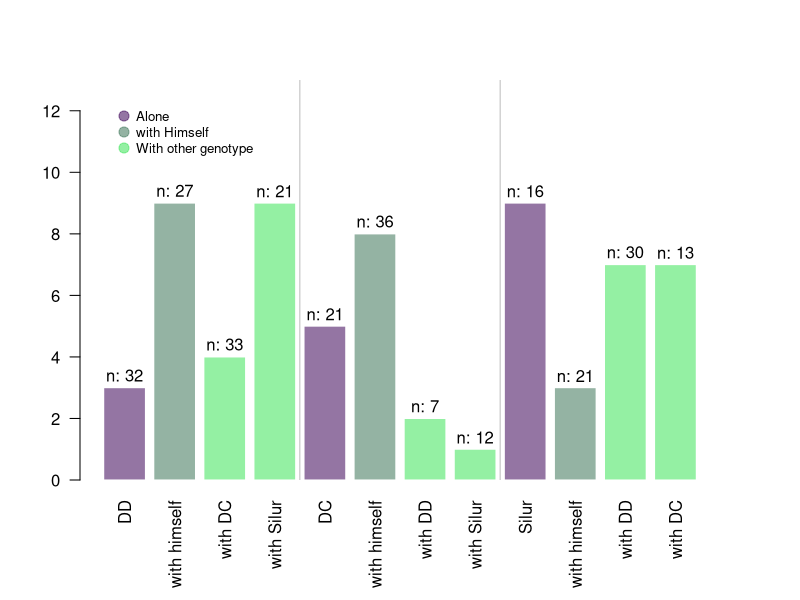

The R script that drew this image: (Note: this script raises an error after producing the figure.)
## ---- chunk 1
knitr::opts_chunk$set( warning=FALSE, message=FALSE)
## ---- chunk 2
# Data
data <- data.frame(
  name = c("DD","with himself","with DC","with Silur" ,"DC","with himself","with DD","with Silur" ,"Silur","with himself","with DD","with DC" ),
  average = sample(seq(1,10) , 12 , replace=T),
  number = sample(seq(4,39) , 12 , replace=T)
)

# Increase bottom margin
par(mar=c(6,4,4,4))


# Basic Barplot
my_bar <- barplot(data$average , border=F , names.arg=data$name , 
                  las=2 , 
                  col=c(rgb(0.3,0.1,0.4,0.6) , rgb(0.3,0.5,0.4,0.6) , rgb(0.3,0.9,0.4,0.6) ,  rgb(0.3,0.9,0.4,0.6)) , 
                  ylim=c(0,13) , 
                  main="" )

# Add abline
abline(v=c(4.9 , 9.7) , col="grey")
 
# Add the text 
text(my_bar, data$average+0.4 , paste("n: ", data$number, sep="") ,cex=1) 
 
#Legende
legend("topleft", legend = c("Alone","with Himself","With other genotype" ) , 
     col = c(rgb(0.3,0.1,0.4,0.6) , rgb(0.3,0.5,0.4,0.6) , rgb(0.3,0.9,0.4,0.6) ,  rgb(0.3,0.9,0.4,0.6)) , 
     bty = "n", pch=20 , pt.cex = 2, cex = 0.8, horiz = FALSE, inset = c(0.05, 0.05))
## ---- chunk 3
htmltools::includeHTML("htmlChunkRelatedRanking.html")
